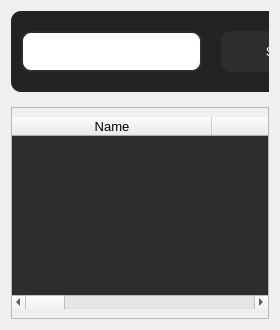
             <widget class="QWidget" name="search">
              <layout class="QVBoxLayout" name="verticalLayout_9">
               <item>
                <widget class="QFrame" name="frame_6">
                 <property name="minimumSize">
                  <size>
                   <width>0</width>
                   <height>90</height>
                  </size>
                 </property>
                 <property name="maximumSize">
                  <size>
                   <width>16777215</width>
                   <height>100</height>
                  </size>
                 </property>
                 <property name="frameShape">
                  <enum>QFrame::NoFrame</enum>
                 </property>
                 <property name="frameShadow">
                  <enum>QFrame::Raised</enum>
                 </property>
                 <widget class="QLineEdit" name="search_box">
                  <property name="geometry">
                   <rect>
                    <x>10</x>
                    <y>20</y>
                    <width>181</width>
                    <height>41</height>
                   </rect>
                  </property>
                  <property name="font">
                   <font>
                    <pointsize>10</pointsize>
                   </font>
                  </property>
                  <property name="styleSheet">
                   <string notr="true">QLineEdit{
	color: rgb(255, 255, 255);
	border: 2px solid  rgb(45, 45, 45);
	border-radius:10px;
	padding-left: 10px;
}

QLineEdit:hover{
	border:2px solid rgb(35, 35, 35);
}

QLineEdit:focus{
	border:2px solid rgb(255, 255, 255);
}</string>
                  </property>
                  <property name="placeholderText">
                   <string>Reference here?</string>
                  </property>
                  <property name="clearButtonEnabled">
                   <bool>true</bool>
                  </property>
                 </widget>
                 <widget class="QLabel" name="label_29">
                  <property name="geometry">
                   <rect>
                    <x>0</x>
                    <y>0</y>
                    <width>361</width>
                    <height>81</height>
                   </rect>
                  </property>
                  <property name="font">
                   <font>
                    <family>Arial</family>
                    <pointsize>11</pointsize>
                    <weight>75</weight>
                    <bold>true</bold>
                   </font>
                  </property>
                  <property name="styleSheet">
                   <string notr="true">QLabel{
	color: rgb(255, 255, 255);
	background-color: rgb(35, 35, 35);
	border-radius: 10px;
	padding-left:10px;
}</string>
                  </property>
                  <property name="text">
                   <string/>
                  </property>
                  <property name="alignment">
                   <set>Qt::AlignLeading|Qt::AlignLeft|Qt::AlignVCenter</set>
                  </property>
                 </widget>
                 <widget class="QPushButton" name="btn_search_page">
                  <property name="geometry">
                   <rect>
                    <x>210</x>
                    <y>20</y>
                    <width>131</width>
                    <height>41</height>
                   </rect>
                  </property>
                  <property name="font">
                   <font>
                    <pointsize>10</pointsize>
                   </font>
                  </property>
                  <property name="styleSheet">
                   <string notr="true">QPushButton{
	color: rgb(255, 255, 255);
	background-color: rgb(45, 45, 45);
	border:none;
	border-radius: 10px;
}

QPushButton:hover{
	border-radius: 15px;
}

QPushButton:pressed{
	border: 2px solid rgb(255,255,255);	
}</string>
                  </property>
                  <property name="text">
                   <string>Search</string>
                  </property>
                  <property name="icon">
                   <iconset resource="../resource/asset.qrc">
                    <normaloff>:/icons/asset/search.svg</normaloff>:/icons/asset/search.svg</iconset>
                  </property>
                  <property name="iconSize">
                   <size>
                    <width>30</width>
                    <height>30</height>
                   </size>
                  </property>
                  <property name="flat">
                   <bool>true</bool>
                  </property>
                 </widget>
                 <widget class="QLabel" name="label_30">
                  <property name="geometry">
                   <rect>
                    <x>750</x>
                    <y>0</y>
                    <width>491</width>
                    <height>81</height>
                   </rect>
                  </property>
                  <property name="font">
                   <font>
                    <family>Arial</family>
                    <pointsize>11</pointsize>
                    <weight>75</weight>
                    <bold>true</bold>
                   </font>
                  </property>
                  <property name="styleSheet">
                   <string notr="true">QLabel{
	color: rgb(255, 255, 255);
	background-color: rgb(35, 35, 35);
	border-radius: 10px;
	padding-left:10px;
}</string>
                  </property>
                  <property name="text">
                   <string/>
                  </property>
                  <property name="alignment">
                   <set>Qt::AlignLeading|Qt::AlignLeft|Qt::AlignVCenter</set>
                  </property>
                 </widget>
                 <widget class="QLineEdit" name="filename">
                  <property name="geometry">
                   <rect>
                    <x>760</x>
                    <y>20</y>
                    <width>201</width>
                    <height>45</height>
                   </rect>
                  </property>
                  <property name="minimumSize">
                   <size>
                    <width>0</width>
                    <height>45</height>
                   </size>
                  </property>
                  <property name="maximumSize">
                   <size>
                    <width>16777215</width>
                    <height>45</height>
                   </size>
                  </property>
                  <property name="font">
                   <font>
                    <pointsize>10</pointsize>
                   </font>
                  </property>
                  <property name="styleSheet">
                   <string notr="true">QLineEdit{
	color: rgb(255, 255, 255);
	border: 2px solid  rgb(35, 35, 35);
	border-radius:15px;
	padding-left: 10px;
}

QLineEdit:hover{
	border: 2px solid  rgb(45, 45, 45);
}

QLineEdit:focus{
	border:2px solid rgb(255, 255, 255);
}</string>
                  </property>
                  <property name="inputMethodHints">
                   <set>Qt::ImhPreferNumbers</set>
                  </property>
                  <property name="placeholderText">
                   <string>Filename?</string>
                  </property>
                  <property name="clearButtonEnabled">
                   <bool>true</bool>
                  </property>
                 </widget>
                 <widget class="QPushButton" name="btn_csv">
                  <property name="geometry">
                   <rect>
                    <x>970</x>
                    <y>20</y>
                    <width>121</width>
                    <height>42</height>
                   </rect>
                  </property>
                  <property name="minimumSize">
                   <size>
                    <width>0</width>
                    <height>42</height>
                   </size>
                  </property>
                  <property name="maximumSize">
                   <size>
                    <width>16777215</width>
                    <height>42</height>
                   </size>
                  </property>
                  <property name="font">
                   <font>
                    <pointsize>10</pointsize>
                   </font>
                  </property>
                  <property name="styleSheet">
                   <string notr="true">QPushButton{
	color: rgb(255, 255, 255);
	background-color: rgb(45, 45, 45);
	border:none;
	border-radius: 10px;
}

QPushButton:hover{
	border-radius: 15px;
}

QPushButton:pressed{
	border: 2px solid rgb(255,255,255);	
}</string>
                  </property>
                  <property name="text">
                   <string>Export</string>
                  </property>
                  <property name="icon">
                   <iconset resource="../resource/asset.qrc">
                    <normaloff>:/icons/asset/file.svg</normaloff>:/icons/asset/file.svg</iconset>
                  </property>
                  <property name="iconSize">
                   <size>
                    <width>30</width>
                    <height>30</height>
                   </size>
                  </property>
                  <property name="flat">
                   <bool>true</bool>
                  </property>
                 </widget>
                 <widget class="QPushButton" name="btn_backup">
                  <property name="geometry">
                   <rect>
                    <x>1110</x>
                    <y>20</y>
                    <width>121</width>
                    <height>41</height>
                   </rect>
                  </property>
                  <property name="font">
                   <font>
                    <pointsize>10</pointsize>
                   </font>
                  </property>
                  <property name="styleSheet">
                   <string notr="true">QPushButton{
	color: rgb(255, 255, 255);
	background-color: rgb(45, 45, 45);
	border:none;
	border-radius: 10px;
}

QPushButton:hover{
	border-radius: 20px;
}

QPushButton:pressed{
	border: 2px solid rgb(255,255,255);	
}</string>
                  </property>
                  <property name="text">
                   <string>Backup</string>
                  </property>
                  <property name="icon">
                   <iconset resource="../resource/asset.qrc">
                    <normaloff>:/icons/asset/database.svg</normaloff>:/icons/asset/database.svg</iconset>
                  </property>
                  <property name="iconSize">
                   <size>
                    <width>30</width>
                    <height>30</height>
                   </size>
                  </property>
                  <property name="flat">
                   <bool>true</bool>
                  </property>
                 </widget>
                 <widget class="QLabel" name="label_32">
                  <property name="geometry">
                   <rect>
                    <x>370</x>
                    <y>0</y>
                    <width>371</width>
                    <height>81</height>
                   </rect>
                  </property>
                  <property name="font">
                   <font>
                    <family>Arial</family>
                    <pointsize>11</pointsize>
                    <weight>75</weight>
                    <bold>true</bold>
                   </font>
                  </property>
                  <property name="styleSheet">
                   <string notr="true">QLabel{
	color: rgb(255, 255, 255);
	background-color: rgb(35, 35, 35);
	border-radius: 10px;
	padding-left:10px;
}</string>
                  </property>
                  <property name="text">
                   <string/>
                  </property>
                  <property name="alignment">
                   <set>Qt::AlignLeading|Qt::AlignLeft|Qt::AlignVCenter</set>
                  </property>
                 </widget>
                 <widget class="QDateEdit" name="report_date">
                  <property name="geometry">
                   <rect>
                    <x>410</x>
                    <y>20</y>
                    <width>141</width>
                    <height>40</height>
                   </rect>
                  </property>
                  <property name="minimumSize">
                   <size>
                    <width>0</width>
                    <height>40</height>
                   </size>
                  </property>
                  <property name="maximumSize">
                   <size>
                    <width>16777215</width>
                    <height>40</height>
                   </size>
                  </property>
                  <property name="font">
                   <font>
                    <pointsize>12</pointsize>
                    <weight>50</weight>
                    <bold>false</bold>
                   </font>
                  </property>
                  <property name="styleSheet">
                   <string notr="true">QDateEdit{
	color: rgb(255, 255, 255);
background-color: rgb(45, 45, 45);
border: 2px solid rgb(45, 45, 45);
padding-left:10px;
border-radius: 10px;
}

</string>
                  </property>
                  <property name="frame">
                   <bool>false</bool>
                  </property>
                  <property name="readOnly">
                   <bool>false</bool>
                  </property>
                  <property name="buttonSymbols">
                   <enum>QAbstractSpinBox::UpDownArrows</enum>
                  </property>
                  <property name="accelerated">
                   <bool>true</bool>
                  </property>
                  <property name="correctionMode">
                   <enum>QAbstractSpinBox::CorrectToNearestValue</enum>
                  </property>
                  <property name="showGroupSeparator" stdset="0">
                   <bool>false</bool>
                  </property>
                  <property name="dateTime">
                   <datetime>
                    <hour>0</hour>
                    <minute>0</minute>
                    <second>0</second>
                    <year>2023</year>
                    <month>1</month>
                    <day>1</day>
                   </datetime>
                  </property>
                  <property name="minimumDate">
                   <date>
                    <year>2023</year>
                    <month>1</month>
                    <day>1</day>
                   </date>
                  </property>
                  <property name="displayFormat">
                   <string>yyyy-MM-dd</string>
                  </property>
                  <property name="calendarPopup">
                   <bool>true</bool>
                  </property>
                  <property name="timeSpec">
                   <enum>Qt::LocalTime</enum>
                  </property>
                  <property name="date">
                   <date>
                    <year>2023</year>
                    <month>1</month>
                    <day>1</day>
                   </date>
                  </property>
                 </widget>
                 <widget class="QComboBox" name="database_tables_search">
                  <property name="geometry">
                   <rect>
                    <x>560</x>
                    <y>20</y>
                    <width>171</width>
                    <height>40</height>
                   </rect>
                  </property>
                  <property name="minimumSize">
                   <size>
                    <width>0</width>
                    <height>40</height>
                   </size>
                  </property>
                  <property name="maximumSize">
                   <size>
                    <width>16777215</width>
                    <height>38</height>
                   </size>
                  </property>
                  <property name="font">
                   <font>
                    <pointsize>10</pointsize>
                   </font>
                  </property>
                  <property name="styleSheet">
                   <string notr="true">QComboBox{
	color: rgb(255, 255, 255);
	border: 2px solid rgb(45, 45, 45);
	padding-left:10px;
	border-radius: 5px;
}</string>
                  </property>
                  <property name="frame">
                   <bool>false</bool>
                  </property>
                 </widget>
                 <widget class="QRadioButton" name="search_by_date">
                  <property name="geometry">
                   <rect>
                    <x>380</x>
                    <y>30</y>
                    <width>21</width>
                    <height>23</height>
                   </rect>
                  </property>
                  <property name="font">
                   <font>
                    <family>Arial</family>
                    <pointsize>10</pointsize>
                   </font>
                  </property>
                  <property name="styleSheet">
                   <string notr="true">QRadioButton{
	background-color: rgb(35, 35, 35);
	color: rgb(255, 255, 255);
}</string>
                  </property>
                  <property name="text">
                   <string/>
                  </property>
                 </widget>
                 <zorder>label_29</zorder>
                 <zorder>search_box</zorder>
                 <zorder>btn_search_page</zorder>
                 <zorder>label_30</zorder>
                 <zorder>filename</zorder>
                 <zorder>btn_csv</zorder>
                 <zorder>btn_backup</zorder>
                 <zorder>label_32</zorder>
                 <zorder>report_date</zorder>
                 <zorder>database_tables_search</zorder>
                 <zorder>search_by_date</zorder>
                </widget>
               </item>
               <item>
                <widget class="QFrame" name="frame_13">
                 <property name="frameShape">
                  <enum>QFrame::StyledPanel</enum>
                 </property>
                 <property name="frameShadow">
                  <enum>QFrame::Raised</enum>
                 </property>
                 <layout class="QVBoxLayout" name="verticalLayout_12">
                  <property name="leftMargin">
                   <number>0</number>
                  </property>
                  <property name="rightMargin">
                   <number>0</number>
                  </property>
                  <item>
                   <widget class="QTableWidget" name="tableWidget">
                    <property name="layoutDirection">
                     <enum>Qt::LeftToRight</enum>
                    </property>
                    <property name="styleSheet">
                     <string notr="true">QTableWidget{
	background-color: rgb(45, 45, 45);
	color: rgb(255, 255, 255);
}</string>
                    </property>
                    <property name="frameShape">
                     <enum>QFrame::NoFrame</enum>
                    </property>
                    <property name="frameShadow">
                     <enum>QFrame::Plain</enum>
                    </property>
                    <property name="autoScrollMargin">
                     <number>5</number>
                    </property>
                    <property name="editTriggers">
                     <set>QAbstractItemView::NoEditTriggers</set>
                    </property>
                    <property name="selectionBehavior">
                     <enum>QAbstractItemView::SelectRows</enum>
                    </property>
                    <property name="sortingEnabled">
                     <bool>true</bool>
                    </property>
                    <attribute name="horizontalHeaderCascadingSectionResizes">
                     <bool>true</bool>
                    </attribute>
                    <attribute name="horizontalHeaderMinimumSectionSize">
                     <number>60</number>
                    </attribute>
                    <attribute name="horizontalHeaderDefaultSectionSize">
                     <number>200</number>
                    </attribute>
                    <attribute name="horizontalHeaderStretchLastSection">
                     <bool>true</bool>
                    </attribute>
                    <attribute name="verticalHeaderVisible">
                     <bool>false</bool>
                    </attribute>
                    <attribute name="verticalHeaderCascadingSectionResizes">
                     <bool>true</bool>
                    </attribute>
                    <attribute name="verticalHeaderMinimumSectionSize">
                     <number>30</number>
                    </attribute>
                    <attribute name="verticalHeaderDefaultSectionSize">
                     <number>40</number>
                    </attribute>
                    <attribute name="verticalHeaderShowSortIndicator" stdset="0">
                     <bool>true</bool>
                    </attribute>
                    <attribute name="verticalHeaderStretchLastSection">
                     <bool>false</bool>
                    </attribute>
                    <column>
                     <property name="text">
                      <string>Name</string>
                     </property>
                     <property name="font">
                      <font>
                       <pointsize>10</pointsize>
                       <weight>50</weight>
                       <bold>false</bold>
                      </font>
                     </property>
                    </column>
                    <column>
                     <property name="text">
                      <string>Index</string>
                     </property>
                     <property name="font">
                      <font>
                       <pointsize>10</pointsize>
                       <weight>50</weight>
                       <bold>false</bold>
                      </font>
                     </property>
                    </column>
                    <column>
                     <property name="text">
                      <string>Reference</string>
                     </property>
                     <property name="font">
                      <font>
                       <pointsize>10</pointsize>
                      </font>
                     </property>
                     <property name="background">
                      <color>
                       <red>255</red>
                       <green>255</green>
                       <blue>255</blue>
                      </color>
                     </property>
                    </column>
                    <column>
                     <property name="text">
                      <string>Program</string>
                     </property>
                     <property name="font">
                      <font>
                       <pointsize>10</pointsize>
                      </font>
                     </property>
                    </column>
                    <column>
                     <property name="text">
                      <string>Date Stamp</string>
                     </property>
                     <property name="font">
                      <font>
                       <pointsize>10</pointsize>
                      </font>
                     </property>
                    </column>
                    <column>
                     <property name="text">
                      <string>Time Stamp</string>
                     </property>
                     <property name="font">
                      <font>
                       <pointsize>10</pointsize>
                      </font>
                     </property>
                    </column>
                   </widget>
                  </item>
                 </layout>
                </widget>
               </item>
              </layout>
             </widget>
